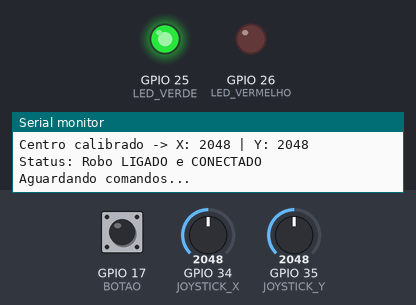
A sketch run on a simulated ESP32. On the bench: output pins drawn as LEDs (lit = HIGH), the last lines printed to the serial monitor. The inputs (shaded band) are chosen by the test bench; at power-on: GPIO 17 (BOTAO) HIGH, GPIO 34 (JOYSTICK_X) = 2048, GPIO 35 (JOYSTICK_Y) = 2048.

Above: at 3.2 s.
3.3 s: GPIO 17 (BOTAO) pulled LOW for 0.15 s
At 3.6 s:
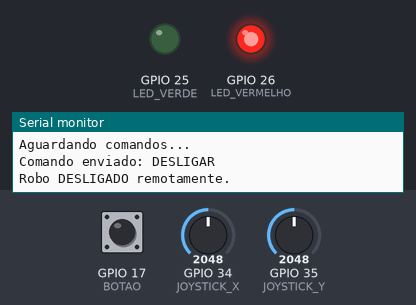
4.9 s: GPIO 17 (BOTAO) pulled LOW for 1 s
At 6.1 s:
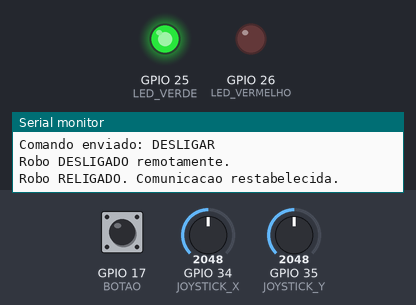
7.4 s: GPIO 34 (JOYSTICK_X) set to 2308
8.9 s: GPIO 34 (JOYSTICK_X) set to 2374
10.9 s: GPIO 35 (JOYSTICK_Y) set to 2294
12.4 s: GPIO 35 (JOYSTICK_Y) set to 2396
Timing chart, 0 to 15.4 s (numbered marks = the images above; inputs shaded):
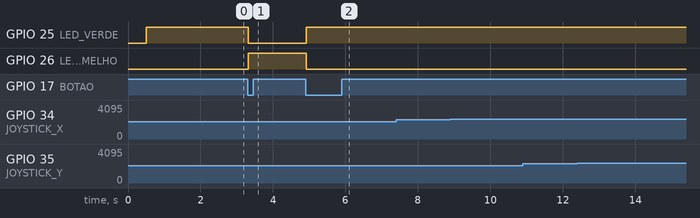

The sketch:

controle_remoto.ino
```cpp
// ===================================================
// PROJETO: IoT ESP32 - Robô Espacial
// ETAPA: 01 - Controle Remoto no Wokwi
// ARQUIVO: controle_remoto.ino
// ---------------------------------------------------
// Descrição:
//   Firmware do controle remoto simulado no Wokwi.
//   Lê o joystick analógico, envia comandos de
//   movimento e permite desligar o robô remotamente.
//
// Repositório: https://github.com/Marvel-217/iot-esp32-robo-espacial
// Wokwi:       https://wokwi.com/projects/463550930172675073
// ===================================================

// --- Definição dos pinos ---
// IMPORTANTE: No ESP32, os pinos 34 e 35 são os ideais para leitura analógica (ADC)
#define JOYSTICK_X   34   // Eixo X do joystick (ADC)
#define JOYSTICK_Y   35   // Eixo Y do joystick (ADC)
#define BOTAO        17   // Botão de desligar (INPUT_PULLUP)
#define LED_VERDE    25   // Status: conectado / funcionando
#define LED_VERMELHO 26   // Status: desligado / desconectado

// --- Parâmetros do Joystick ---
int centroX = 2048;
int centroY = 2048;
const int ZONA_MORTA = 300; // Ajustado para detectar o movimento no Wokwi

// --- Variáveis de estado ---
bool roboLigado = true;
bool ultimoEstadoBotao = HIGH;
unsigned long ultimoEnvio = 0;
const unsigned long INTERVALO_ENVIO = 500; // ms

void setup() {
  Serial.begin(115200);
  delay(500);

  // Configuração dos pinos
  pinMode(LED_VERDE, OUTPUT);
  pinMode(LED_VERMELHO, OUTPUT);
  pinMode(BOTAO, INPUT_PULLUP);

  // Estado inicial: robô ligado, LED verde aceso
  digitalWrite(LED_VERDE, HIGH);
  digitalWrite(LED_VERMELHO, LOW);

  Serial.println("\n==========================================");
  Serial.println("  CONTROLE REMOTO - ROBO ESPACIAL");
  Serial.println("  Etapa 01 - Wokwi");
  Serial.println("==========================================");

  // --- CALIBRAÇÃO DO JOYSTICK ---
  Serial.println("Calibrando joystick... NAO MOVA O JOYSTICK!");
  delay(1000); // Tempo para estabilizar

  long somaX = 0;
  long somaY = 0;
  for(int i = 0; i < 10; i++) {
    somaX += analogRead(JOYSTICK_X);
    somaY += analogRead(JOYSTICK_Y);
    delay(50);
  }
  centroX = somaX / 10;
  centroY = somaY / 10;

  Serial.print("Centro calibrado -> X: ");
  Serial.print(centroX);
  Serial.print(" | Y: ");
  Serial.println(centroY);

  Serial.println("Status: Robo LIGADO e CONECTADO");
  Serial.println("Aguardando comandos...\n");
}

void loop() {
  // --- Leitura do botão de desligar ---
  bool estadoBotao = digitalRead(BOTAO);
  if (estadoBotao == LOW && ultimoEstadoBotao == HIGH) {
    if (roboLigado) {
      roboLigado = false;
      digitalWrite(LED_VERDE, LOW);
      digitalWrite(LED_VERMELHO, HIGH);
      Serial.println("Comando enviado: DESLIGAR");
      Serial.println("Robo DESLIGADO remotamente.");
    } else {
      roboLigado = true;
      digitalWrite(LED_VERDE, HIGH);
      digitalWrite(LED_VERMELHO, LOW);
      Serial.println("Robo RELIGADO. Comunicacao restabelecida.");
    }
    delay(300); // Debounce
  }
  ultimoEstadoBotao = estadoBotao;

  // --- Se o robô estiver desligado, não envia comandos de movimento ---
  if (!roboLigado) {
    delay(100);
    return;
  }

  // --- Leitura do joystick ---
  int valorX = analogRead(JOYSTICK_X);
  int valorY = analogRead(JOYSTICK_Y);

  String comando = "";

  // Lógica com base no centro calibrado
  if (valorY > centroY + ZONA_MORTA) {
    comando = "FRENTE";
  } else if (valorY < centroY - ZONA_MORTA) {
    comando = "TRAS";
  } else if (valorX > centroX + ZONA_MORTA) {
    comando = "DIREITA";
  } else if (valorX < centroX - ZONA_MORTA) {
    comando = "ESQUERDA";
  }

  // --- Envio do comando ---
  if (comando != "" && (millis() - ultimoEnvio > INTERVALO_ENVIO)) {
    Serial.print("Comando: ");
    Serial.println(comando);
    ultimoEnvio = millis();
  }

  delay(50);
}
```

Measured:
- after the input at 3.3 s, GPIO 25 (LED_VERDE): HIGH → LOW at once; GPIO 26 (LED_VERMELHO): LOW → HIGH at once
- after the input at 4.9 s, GPIO 25 (LED_VERDE): LOW → HIGH at once; GPIO 26 (LED_VERMELHO): HIGH → LOW at once
- after the input at 7.4 s, every drawn part: stays the same
